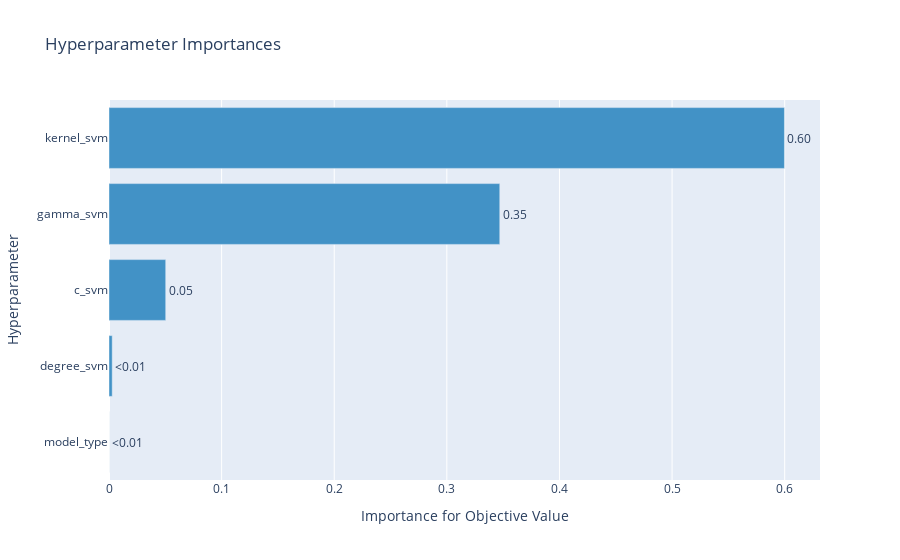

The notebook cell saved with this chart:
### Code cell
plot_param_importances(studyWithRandomSampler, params=list(studyWithRandomSampler.best_params.keys())).show()

### Figure 1 — Plotly figure (JSON) as saved in the notebook; plotly's stock layout.template omitted (floating-point values rounded to 4 significant figures)
{"data": [{"cliponaxis": false, "hovertemplate": ["model_type (IntDistribution): 0.0<extra></extra>", "degree_svm (IntDistribution): 0.0028532954517532776<extra></extra>", "c_svm (FloatDistribution): 0.0503635795651074<extra></extra>", "gamma_svm (CategoricalDistribution): 0.3469960023722575<extra></extra>", "kernel_svm (CategoricalDistribution): 0.5997871226108819<extra></extra>"], "marker": {"color": "rgb(66,146,198)"}, "orientation": "h", "text": ["<0.01", "<0.01", "0.05", "0.35", "0.60"], "textposition": "outside", "type": "bar", "x": [0, 0.002853, 0.05036, 0.347, 0.5998], "y": ["model_type", "degree_svm", "c_svm", "gamma_svm", "kernel_svm"]}], "layout": {"showlegend": false, "title": {"text": "Hyperparameter Importances"}, "xaxis": {"title": {"text": "Importance for Objective Value"}}, "yaxis": {"title": {"text": "Hyperparameter"}}}}
